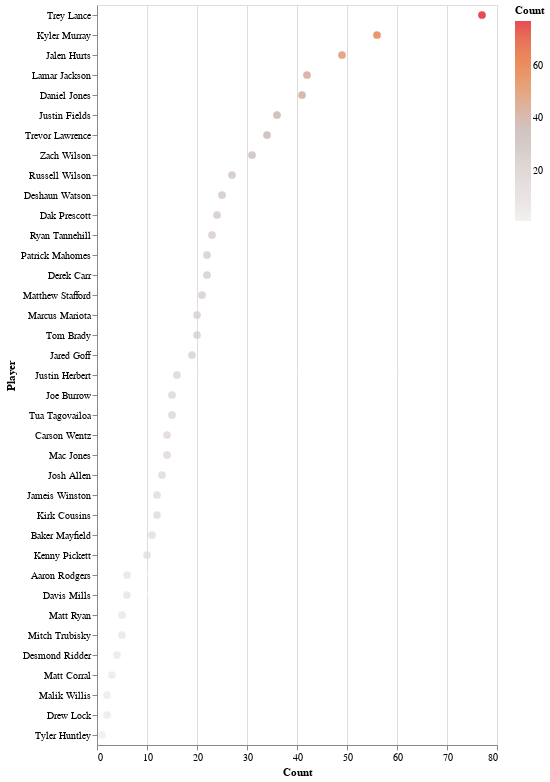

The notebook cell this image was saved under:
### Code cell
#QB Exposure
viz = alt.Chart(QB_exp).mark_circle(size=60).encode(
    x='Count',
     y=alt.Y("Player", sort='-x'),
    color=alt.Color('Count', scale=alt.Scale(scheme='lightgreyred')),
    tooltip=['Player', 'Count', '%', 'Cap', 'Pick', 'Value']
).interactive()

text = alt.Chart(QB_exp).mark_text(
    align='left',
    baseline='middle',
    fontSize=10, 
    dx=8,
    color='white'
    ).encode(
        x='Count',
        y=alt.Y("Player", sort='-x'), 
        text='%'
    )

viz + text

### Figure 1 — Vega-Lite specification as saved in the notebook (floating-point values rounded to 4 significant figures)
{"config": {"view": {"continuousWidth": 400, "continuousHeight": 300}}, "layer": [{"mark": {"type": "circle", "size": 60}, "encoding": {"color": {"field": "Count", "scale": {"scheme": "lightgreyred"}, "type": "quantitative"}, "tooltip": [{"field": "Player", "type": "nominal"}, {"field": "Count", "type": "quantitative"}, {"field": "%", "type": "quantitative"}, {"field": "Cap", "type": "quantitative"}, {"field": "Pick", "type": "quantitative"}, {"field": "Value", "type": "quantitative"}], "x": {"field": "Count", "type": "quantitative"}, "y": {"field": "Player", "sort": "-x", "type": "nominal"}}, "selection": {"selector185": {"type": "interval", "bind": "scales", "encodings": ["x", "y"]}}}, {"mark": {"type": "text", "align": "left", "baseline": "middle", "color": "white", "dx": 8, "fontSize": 10}, "encoding": {"text": {"field": "%", "type": "quantitative"}, "x": {"field": "Count", "type": "quantitative"}, "y": {"field": "Player", "sort": "-x", "type": "nominal"}}}], "data": {"name": "data-b62f653f92b0639da214948ed24e2dc5"}, "$schema": "https://vega.github.io/schema/vega-lite/v4.17.0.json", "datasets": {"data-b62f653f92b0639da214948ed24e2dc5": [{"Player": "Trey Lance", "Count": 77, "%": 24.4, "POS": "QB", "Contest": null, "3": 7, "4": 2, "5": 38, "25": 30, "Cap": 969, "Pick": 87.01, "Value": -1.161}, {"Player": "Kyler Murray", "Count": 56, "%": 17.7, "POS": "QB", "Contest": null, "3": 7, "4": 2, "5": 31, "25": 16, "Cap": 584, "Pick": 60.41, "Value": 1.141}, {"Player": "Jalen Hurts", "Count": 49, "%": 15.5, "POS": "QB", "Contest": null, "3": 6, "4": 2, "5": 18, "25": 23, "Cap": 691, "Pick": 67.76, "Value": 1.806}, {"Player": "Lamar Jackson", "Count": 42, "%": 13.3, "POS": "QB", "Contest": null, "3": 1, "4": 0, "5": 22, "25": 19, "Cap": 588, "Pick": 47.98, "Value": 3.079}, {"Player": "Daniel Jones", "Count": 41, "%": 13.0, "POS": "QB", "Contest": null, "3": 7, "4": 3, "5": 17, "25": 14, "Cap": 468, "Pick": 158.9, "Value": 1.376}, {"Player": "Justin Fields", "Count": 36, "%": 11.4, "POS": "QB", "Contest": null, "3": 2, "4": 3, "5": 16, "25": 15, "Cap": 473, "Pick": 122.9, "Value": 0.3528}, {"Player": "Trevor Lawrence", "Count": 34, "%": 10.8, "POS": "QB", "Contest": null, "3": 0, "4": 2, "5": 19, "25": 13, "Cap": 428, "Pick": 131.9, "Value": 1.103}, {"Player": "Zach Wilson", "Count": 31, "%": 9.8, "POS": "QB", "Contest": null, "3": 1, "4": 3, "5": 12, "25": 15, "Cap": 450, "Pick": 163.7, "Value": 0.8677}, {"Player": "Russell Wilson", "Count": 27, "%": 8.5, "POS": "QB", "Contest": null, "3": 2, "4": 1, "5": 12, "25": 12, "Cap": 370, "Pick": 80.78, "Value": 4.952}, {"Player": "Deshaun Watson", "Count": 25, "%": 7.9, "POS": "QB", "Contest": null, "3": 1, "4": 10, "5": 3, "25": 11, "Cap": 333, "Pick": 155.2, "Value": 4.164}, {"Player": "Dak Prescott", "Count": 24, "%": 7.6, "POS": "QB", "Contest": null, "3": 2, "4": 1, "5": 13, "25": 8, "Cap": 275, "Pick": 83.46, "Value": 0.7625}, {"Player": "Ryan Tannehill", "Count": 23, "%": 7.3, "POS": "QB", "Contest": null, "3": 2, "4": 0, "5": 11, "25": 10, "Cap": 311, "Pick": 172.7, "Value": -0.6435}, {"Player": "Patrick Mahomes", "Count": 22, "%": 7.0, "POS": "QB", "Contest": null, "3": 1, "4": 1, "5": 11, "25": 9, "Cap": 287, "Pick": 39.77, "Value": 3.427}, {"Player": "Derek Carr", "Count": 22, "%": 7.0, "POS": "QB", "Contest": null, "3": 2, "4": 0, "5": 12, "25": 8, "Cap": 266, "Pick": 104.6, "Value": 3.032}, {"Player": "Matthew Stafford", "Count": 21, "%": 6.6, "POS": "QB", "Contest": null, "3": 1, "4": 4, "5": 9, "25": 7, "Cap": 239, "Pick": 93.48, "Value": 5.329}, {"Player": "Marcus Mariota", "Count": 20, "%": 6.3, "POS": "QB", "Contest": null, "3": 2, "4": 2, "5": 9, "25": 7, "Cap": 234, "Pick": 192.6, "Value": -1.285}, {"Player": "Tom Brady", "Count": 20, "%": 6.3, "POS": "QB", "Contest": null, "3": 2, "4": 0, "5": 12, "25": 6, "Cap": 216, "Pick": 77.15, "Value": 0.97}, {"Player": "Jared Goff", "Count": 19, "%": 6.0, "POS": "QB", "Contest": null, "3": 0, "4": 0, "5": 10, "25": 9, "Cap": 275, "Pick": 171.7, "Value": -0.3789}, {"Player": "Justin Herbert", "Count": 16, "%": 5.1, "POS": "QB", "Contest": null, "3": 1, "4": 1, "5": 8, "25": 6, "Cap": 197, "Pick": 37.0, "Value": 1.312}, {"Player": "Joe Burrow", "Count": 15, "%": 4.7, "POS": "QB", "Contest": null, "3": 0, "4": 0, "5": 8, "25": 7, "Cap": 215, "Pick": 73.73, "Value": 4.987}, {"Player": "Tua Tagovailoa", "Count": 15, "%": 4.7, "POS": "QB", "Contest": null, "3": 0, "4": 1, "5": 6, "25": 8, "Cap": 234, "Pick": 122.8, "Value": -0.3467}, {"Player": "Carson Wentz", "Count": 14, "%": 4.4, "POS": "QB", "Contest": null, "3": 0, "4": 2, "5": 5, "25": 7, "Cap": 208, "Pick": 178.4, "Value": 0.8786}, {"Player": "Mac Jones", "Count": 14, "%": 4.4, "POS": "QB", "Contest": null, "3": 0, "4": 1, "5": 7, "25": 6, "Cap": 189, "Pick": 161.2, "Value": 4.564}, {"Player": "Josh Allen", "Count": 13, "%": 4.1, "POS": "QB", "Contest": null, "3": 0, "4": 0, "5": 4, "25": 9, "Cap": 245, "Pick": 25.38, "Value": 2.969}, {"Player": "Jameis Winston", "Count": 12, "%": 3.8, "POS": "QB", "Contest": null, "3": 1, "4": 1, "5": 4, "25": 6, "Cap": 177, "Pick": 151.1, "Value": -0.4917}, {"Player": "Kirk Cousins", "Count": 12, "%": 3.8, "POS": "QB", "Contest": null, "3": 0, "4": 0, "5": 2, "25": 10, "Cap": 260, "Pick": 112.3, "Value": -1.142}, {"Player": "Baker Mayfield", "Count": 11, "%": 3.5, "POS": "QB", "Contest": null, "3": 2, "4": 0, "5": 3, "25": 6, "Cap": 171, "Pick": 177.9, "Value": 4.364}, {"Player": "Kenny Pickett", "Count": 10, "%": 3.2, "POS": "QB", "Contest": null, "3": 1, "4": 0, "5": 3, "25": 6, "Cap": 168, "Pick": 204.6, "Value": 1.05}, {"Player": "Aaron Rodgers", "Count": 6, "%": 1.9, "POS": "QB", "Contest": null, "3": 0, "4": 0, "5": 5, "25": 1, "Cap": 50, "Pick": 87.67, "Value": 5.517}, {"Player": "Davis Mills", "Count": 6, "%": 1.9, "POS": "QB", "Contest": null, "3": 0, "4": 1, "5": 5, "25": 0, "Cap": 29, "Pick": 190.3, "Value": 3.05}, {"Player": "Matt Ryan", "Count": 5, "%": 1.6, "POS": "QB", "Contest": null, "3": 0, "4": 0, "5": 1, "25": 4, "Cap": 105, "Pick": 157.0, "Value": 5.98}, {"Player": "Mitch Trubisky", "Count": 5, "%": 1.6, "POS": "QB", "Contest": null, "3": 0, "4": 0, "5": 2, "25": 3, "Cap": 85, "Pick": 189.6, "Value": 0.0}, {"Player": "Desmond Ridder", "Count": 4, "%": 1.3, "POS": "QB", "Contest": null, "3": 0, "4": 0, "5": 4, "25": 0, "Cap": 20, "Pick": 200.8, "Value": 0.0}, {"Player": "Matt Corral", "Count": 3, "%": 0.9, "POS": "QB", "Contest": null, "3": 0, "4": 0, "5": 3, "25": 0, "Cap": 15, "Pick": 222.7, "Value": 0.0}, {"Player": "Malik Willis", "Count": 2, "%": 0.6, "POS": "QB", "Contest": "BBM", "3": 0, "4": 0, "5": 1, "25": 1, "Cap": 30, "Pick": 193.5, "Value": 0.05}, {"Player": "Drew Lock", "Count": 2, "%": 0.6, "POS": "QB", "Contest": null, "3": 0, "4": 0, "5": 2, "25": 0, "Cap": 10, "Pick": 188.5, "Value": -1.75}, {"Player": "Tyler Huntley", "Count": 1, "%": 0.3, "POS": "QB", "Contest": "Puppy-SF", "3": 0, "4": 0, "5": 1, "25": 0, "Cap": 5, "Pick": 237.0, "Value": 0.0}]}}
